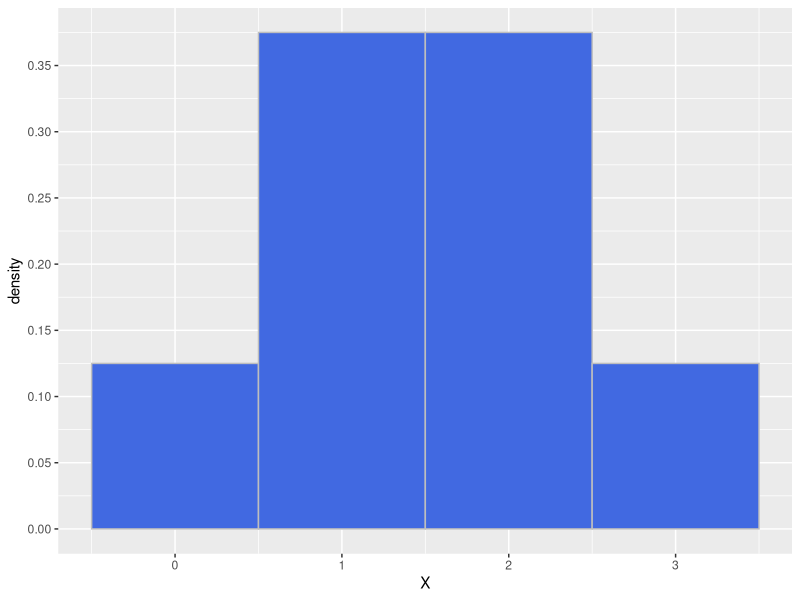
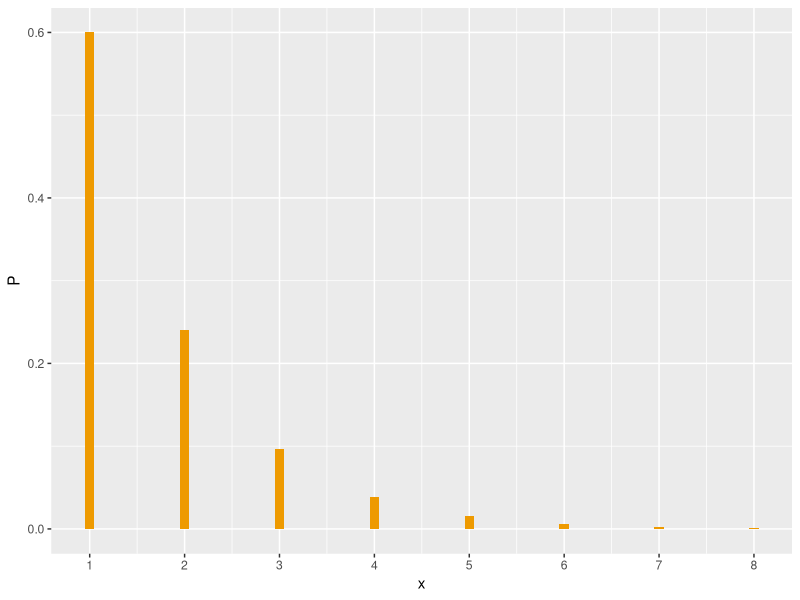
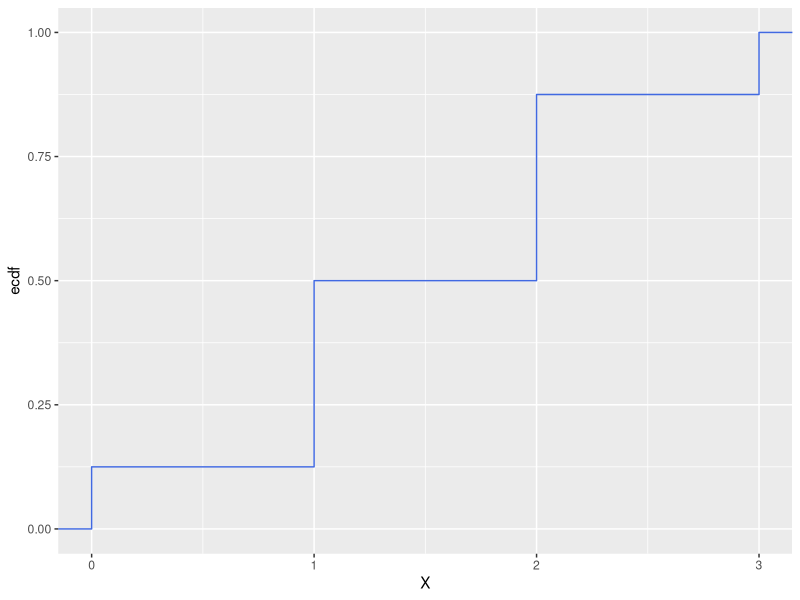
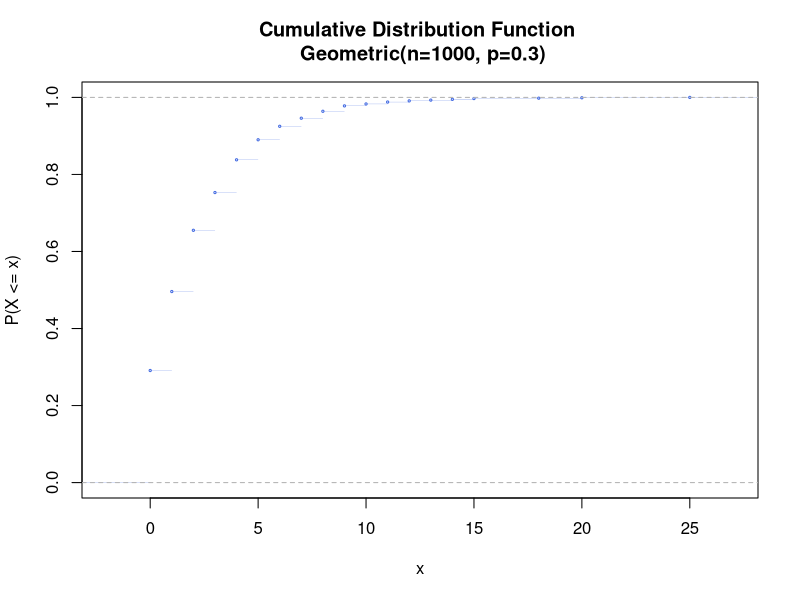
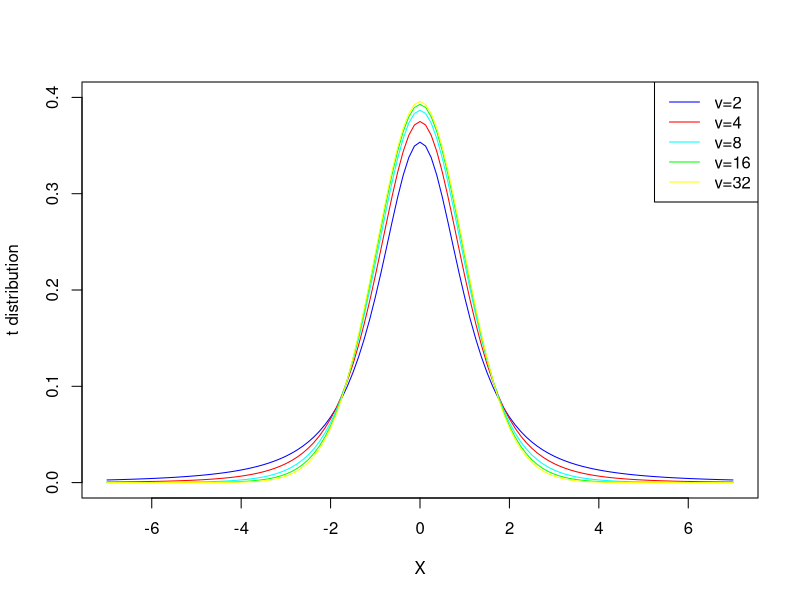
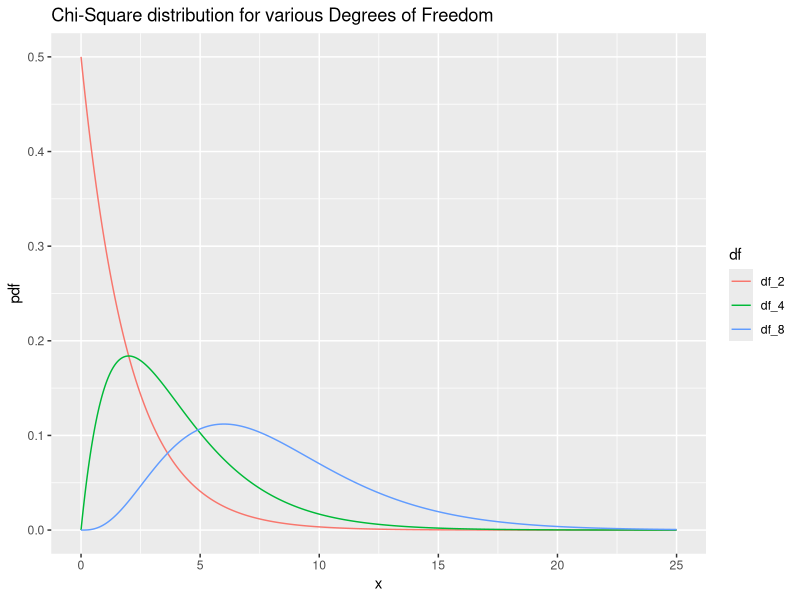
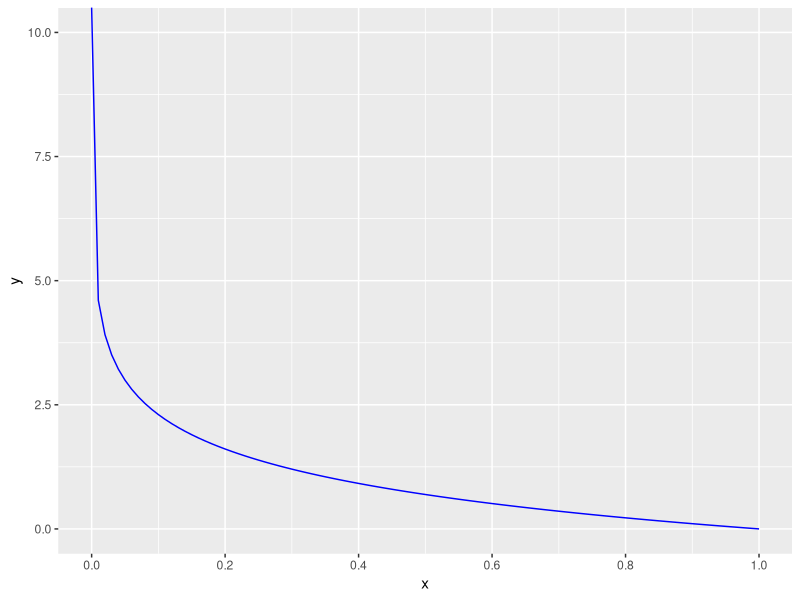
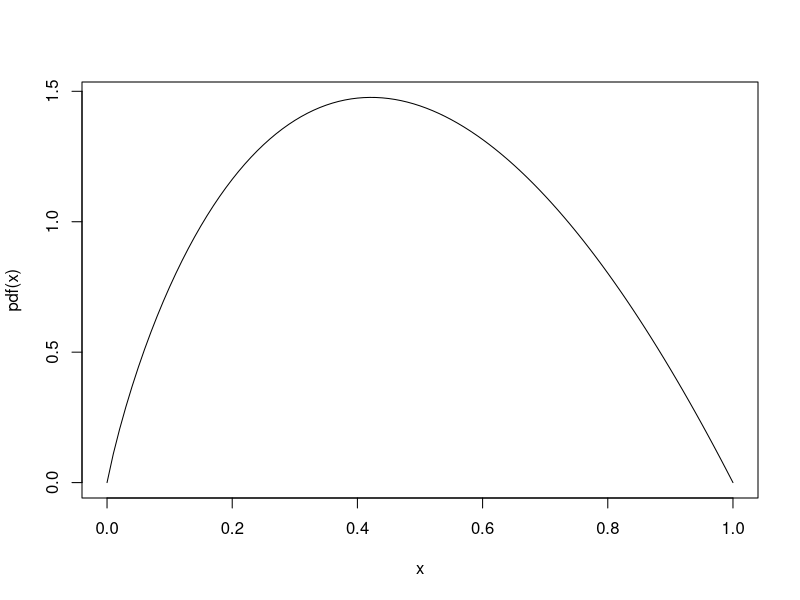

Write the R code that produced these figures, in order.
## ---- chunk 1

## ---- chunk 2
players <- 8  # why doesn't this get used?
n <- 3  # the number of rounds. 8 players mean 3 rounds
n/(2 * (2^3 - 1))
## ---- chunk 3
1 - prod(365:(365-n+1))/365^n
## ---- chunk 4
n <- 22  # the number of people is 22
1 - prod(365:(365-n+1))/365^n
## ---- chunk 5
n <- 23  # the number of people is 23
1 - prod(365:(365-n+1))/365^n
## ---- chunk 6
p <- 0.5
not <- 364
doy <- 365
log(p)/log(not/doy)
## ---- chunk 7
## For i = 1
1/choose(52-1,4-1)
## For i = 2
1/choose(52-2,4-2)
## For i = 3
1/choose(52-3,4-3)
## ---- chunk 8
l1 <- 2/3  # litter_1
l2 <- 3/5  # litter_2

probability <- (l1 + l2)/2
probability
## ---- chunk 9
proba <- (2/3 * 1/2)/(2/3 * 1/2 + 3/5 * 1/2)
proba
## ---- chunk 10

library("ggplot2")
library(ggplot2)

headstails <- data.frame(s=c("HHH","HHT","HTH","THH","TTH","THT","HTT","TTT"),
                         X=c(3,2,2,2,1,1,1,0))

ggplot(data = headstails, aes(x = X, y = ..density..)) +
  geom_histogram(bins=4,  fill="royalblue", col="grey") +
  scale_y_continuous(breaks = seq(0, 1, by = 0.05))
## ---- chunk 11
library(ggplot2)

x <- 1:8
p <- 0.6
P <- (1-p)^(x-1)*p
dat <- data.frame(x,P)
ggplot(data=dat, aes(x=x, y=P)) +
  geom_bar(stat="identity", width=0.1,fill="orange2") +
  scale_x_continuous(breaks = seq(0, 10, by = 1))
## ---- chunk 12

## ---- chunk 13

## ---- chunk 14
dbinom(x=5, size=10, prob=0.25)
## ---- chunk 15
P <- ecdf(headstails$X)

P(0)
#[1] 0.125
P(1)
#[1] 0.5
P(2)
#[1] 0.875
P(3)
#[1] 1

ggplot(headstails , aes(x=X)) + stat_ecdf(geom = "step", colour='royalblue')

## ---- chunk 16
# sample size
n <- 1000

# random geometric data
x.geom <- rgeom(n=n, prob=.3)

# Cumulative Distribution Function
plot(ecdf(x.geom),
     xlab = "x",
     ylab = "P(X <= x)",
     col = "royalblue",
     cex = 0.3,
     lwd = 0.2,
     pch = 21,
     main = "Cumulative Distribution Function \n Geometric(n=1000, p=0.3)")

## ---- chunk 17

## ---- chunk 18
library(ggplot2)
x <- seq(-7, 7, by = 1/8)		# Range of x
y1 <- dt(x, df = 2)				# t distribution for 2 degrees of freedom
y2 <- dt(x, df = 4)				# t distribution for 4 degrees of freedom
y3 <- dt(x, df = 8)				# t distribution for 8 degrees of freedom
y4 <- dt(x, df = 16)			# t distribution for 16 degrees of freedom
y5 <- dt(x, df = 32)			# t distribution for 32 degrees of freedom
plot(x, y1,type="l",xlab="X",ylab="t distribution", ylim=range(seq(0,0.4,by=0.1)),col="blue")
lines(x, y2,type="l", col="red")
lines(x, y3,type="l", col="cyan")
lines(x, y4,type="l", col="green")
lines(x, y5,type="l", col="yellow")
legend("topright", legend=c("v=2","v=4", "v=8", "v=16", "v=32"),
       col=c("blue","red", "cyan", "green", "yellow"), lty=1)
## ---- chunk 19
library(dplyr)
library(ggplot2)
library(tidyr)

data.frame(chisq = seq(0, 25, by=0.01)) %>%
  mutate(df_2 = dchisq(x = chisq, df = 2),
         df_4 = dchisq(x = chisq, df = 4),
         df_8 = dchisq(x = chisq, df = 8)) %>%
  gather(key = "df", value = "density", -chisq) %>%
  ggplot() +
  geom_line(aes(x = chisq, y = density, color = df)) +
  labs(title = "Chi-Square distribution for various Degrees of Freedom",
       x = "x",
       y = "pdf")
## ---- chunk 20
library(ggplot2)

base <- ggplot(data.frame(x = c(0,1)), aes(x))
myfunc <- function(x) -log(x)
base + stat_function(fun = myfunc, colour = "blue") +
  scale_x_continuous(breaks = seq(0, 1, by = 0.2)) +
  ylim(0,10)

## ---- chunk 21
## Plot the density function
pdf <- function(y) 14*y*(1-y^(1/3))
curve(pdf,0,1)
## Show that the density function integrates to one
integrate(pdf,0,1)
## ---- chunk 22
## Plot the density function
pdf = function(y) (7/4)*exp(-(7/4)*(y-3))
curve(pdf,3,10)
## Show that the density function integrates to one
integrate(pdf,3,Inf)
## ---- chunk 23

## ---- chunk 24
data <- -log(1-runif(10000))
hist(data, prob = TRUE, breaks = 100)
curve(exp(-x), add = TRUE, col = "purple", lwd = 2)
## ---- chunk 25
n <- 10000
alpha <- 0.8
beta <- 5
sim.dat <- rgamma(n, alpha, beta)
hist(sim.dat, prob = TRUE, breaks = 100)
curve(dgamma(x,alpha,beta),add=TRUE,col="orange", lwd = 2)
## ---- chunk 26

## ---- chunk 27

## ---- chunk 28

## ---- chunk 29

## ---- chunk 30

## ---- chunk 31

## ---- chunk 32

## ---- chunk 33

## ---- chunk 34

## ---- chunk 35

## ---- chunk 36

## ---- chunk 37

## ---- chunk 38

## ---- chunk 39

## ---- chunk 40

## ---- chunk 41

## ---- chunk 42

## ---- chunk 43

